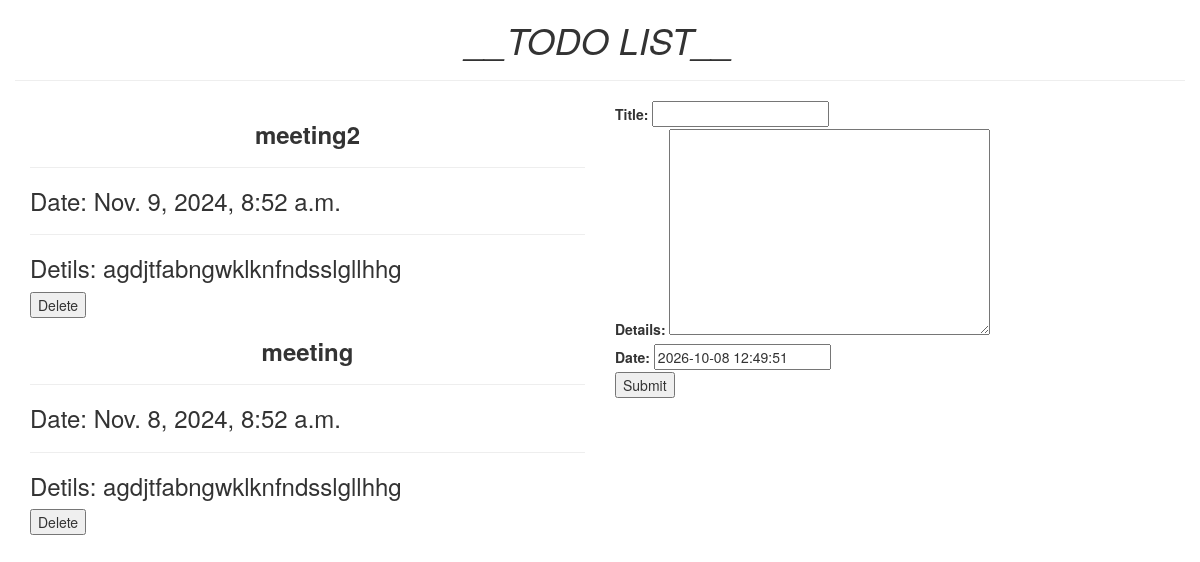
/todo/, run on an earlier commit of the app's database.
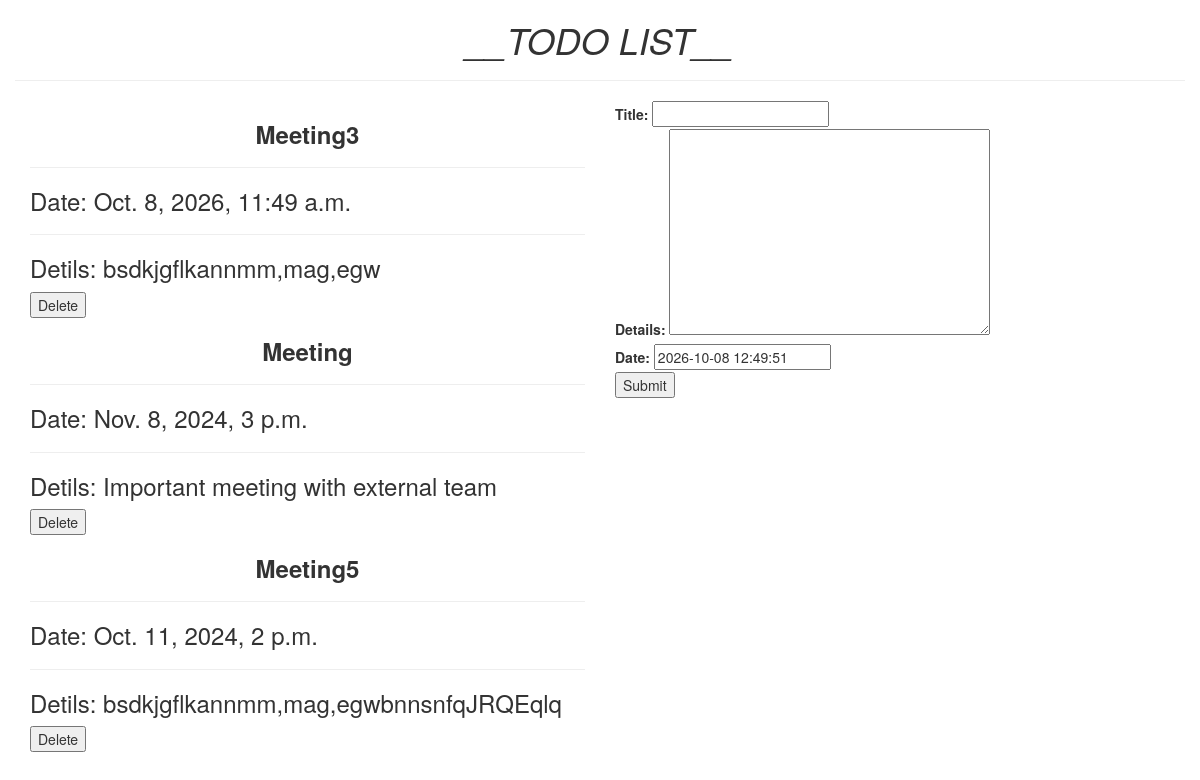
And on a later commit of the database.
### MyToDo/models.py (models this page shows, shortened)
class Todo(models.Model):
    title = models.CharField(max_length=100)
    details = models.TextField()
    date = models.DateTimeField(default = timezone.now)

### MyToDo/views.py (the view)
# urls.py: path("",add_item,name="add"),
def add_item(request):
    item_list = Todo.objects.order_by("-date")
    if request.method == "POST":
        form = TodoForm(request.POST)
        if form.is_valid():
            form.save()
            return HttpResponse('Details submitted successfully')
    form = TodoForm()
    page = {
        "todo_form":form,
        "list":item_list,
        "title":"TODO LIST"
    }
    return render(request,"MyToDo/index.html",page)

### MyToDo/forms.py
class TodoForm(forms.ModelForm):
    class Meta:
        model = Todo
        fields = "__all__"

### MyToDo/templates/MyToDo/index.html (shortened to what this page needs)
<!DOCTYPE html>
<html lang="en" dir="ltr">
<head>
  <link rel="stylesheet" href="https://maxcdn.bootstrapcdn.com/bootstrap/3.3.7/css/bootstrap.min.css">
</head>
<body>
    <div class="container mb-5">
      <center class="row">
        <h1><i>__TODO LIST__</i></h1>
        <hr />
      </center>
      <div class="row">
        <div class="col-md-6">
          {% for i in list %}
          <div class="card">
            <h3><center><b>{{i.title}}</b></center></h3>
            <hr/>
            <h3>Date: {{i.date}}</h3>
            <hr/>
            <h3>Detils: {{i.details}}</h3>
          </div>
          <form method="post" action = "{% url 'todo:delete' i.id %}">
            <button type="submit">Delete</button>
          </form>
          {% endfor %}
        </div>
        <div class="col-md-6">
          <form method = "post">
            {{todo_form}}
            <button type="submit">Submit</button>
          </form>
      </div>
      </div>
    </div>
</body>

What changed in the data, as far as the page shows it:
removed Todo: title "meeting2", date "Nov. 9, 2024, 8:52 a.m.", details "agdjtfabngwklknfndsslgllhhg"
removed Todo: title "meeting", date "Nov. 8, 2024, 8:52 a.m.", details "agdjtfabngwklknfndsslgllhhg"
added Todo: title "Meeting3", date "Oct. 8, 2026, 11:49 a.m.", details "bsdkjgflkannmm,mag,egw"
added Todo: title "Meeting", date "Nov. 8, 2024, 3 p.m.", details "Important meeting with external team"
added Todo: title "Meeting5", date "Oct. 11, 2024, 2 p.m.", details "bsdkjgflkannmm,mag,egwbnnsnfqJRQEqlq"
